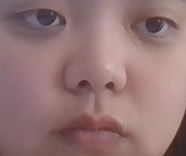
#> input picture test/template.jpg, 186 x 156 px
$ python cvtcolor.py
#> lines starting #> are read from the running program, lines starting #| are printed output that depends on the picture
#> further down, choonsik is the input picture: shape (156, 186, 3); mean B, G, R 116.9, 117, 148.2
import cv2 as cv
import numpy as np
from matplotlib import pyplot as plt

def convert(bgrpic: np.ndarray):
    w = bgrpic.shape[0]
#> w = 156
    h = bgrpic.shape[1]
#> h = 186
    blue = np.full((w,1), 0.114)
#> blue = 156 values from 0.114 to 0.114
    green = np.full((w,1), 0.547)
#> green = 156 values from 0.547 to 0.547
    red = np.full((w,1), 0.299)
#> red = 156 values from 0.299 to 0.299
    gray = np.concatenate((blue, green, red), axis = 1)
    gray = np.reshape(gray, (w,3,1))
    graypic = np.matmul(bgrpic, gray)
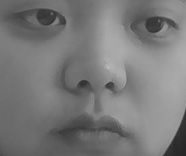
#> graypic: shape (156, 186, 1) float64; min 38.36, max 184.8, mean 121.6
    graypic =graypic.flatten()
    graypic = np.reshape(graypic, (w, h))
    graypic = graypic/256
#> graypic: shape (156, 186) float64
    return graypic

if __name__ == "__main__":
    choonsik = cv.imread("template.jpg")
    gray_choonsik = convert(choonsik)
    gray_choonsik = gray_choonsik
    cvt_choonsik = cv.cvtColor(choonsik, cv.COLOR_BGR2GRAY)
    cvt_choonsik = cvt_choonsik
    cv.imshow("cvt choonsik.jpg", choonsik)
    cv.imshow("cvt choonsik.jpg", cvt_choonsik)
    cv.imshow("gray choonsik.jpg", gray_choonsik)
    cv.waitKey(0)
    cv.destroyAllWindows()
    print(cvt_choonsik)
#> (printed output is left out)
    print(gray_choonsik)
#> (printed output is left out)

$ run again, with mtcnn/Alex.jpg copied over test/template.jpg
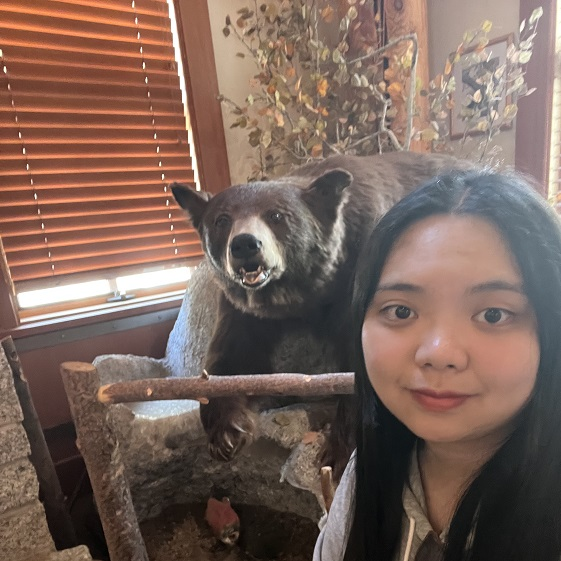
#> input picture mtcnn/Alex.jpg, 561 x 561 px
#> choonsik is the input picture: shape (561, 561, 3); mean B, G, R 90.8, 100.4, 123.1
#> in convert, `graypic = np.matmul(bgrpic, gray)`:
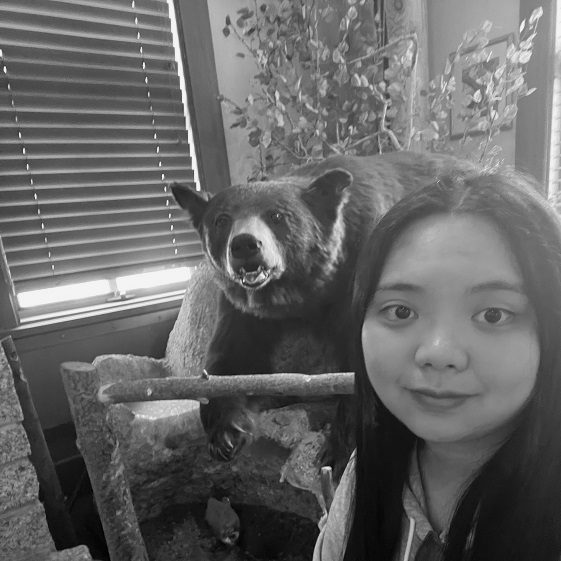
#> graypic: shape (561, 561, 1) float64; min 0.897, max 244.8, mean 102.1
#> (printed output is left out)
#> (printed output is left out)
